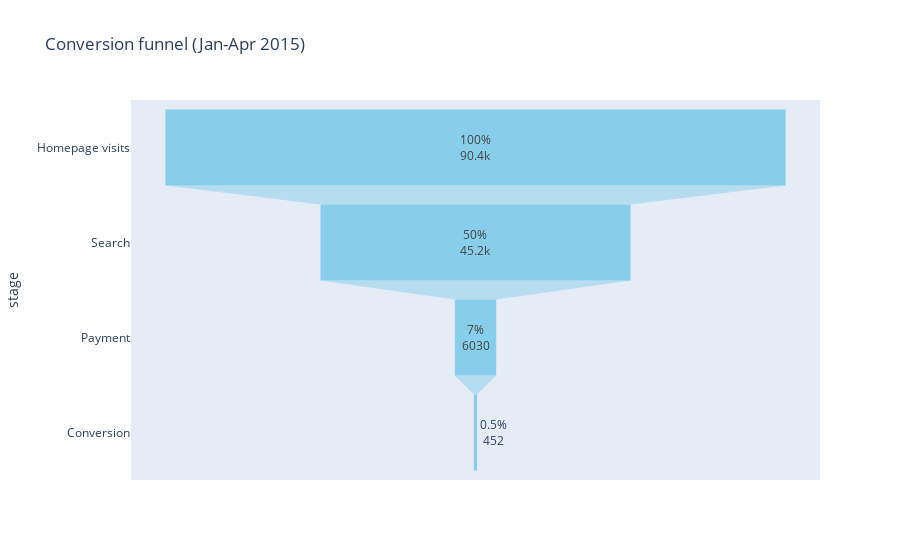

Source (notebook cell):
### Code cell
import plotly.express as px
data = dict(
    number=[90400, 45200, 6030, 452],
    stage=["Homepage visits", "Search", "Payment", "Conversion"])
fig = px.funnel(data, x='number', y='stage', title='Conversion funnel (Jan-Apr 2015)',text=['100%','50%', '7%', '0.5%'], color_discrete_sequence=['skyblue'])
fig.show()

### Figure 1 — Plotly figure (JSON) as saved in the notebook; plotly's stock layout.template omitted (floating-point values rounded to 4 significant figures)
{"data": [{"hovertemplate": "number=%{x}<br>stage=%{y}<br>text=%{text}<extra></extra>", "legendgroup": "", "marker": {"color": "skyblue"}, "name": "", "orientation": "h", "showlegend": false, "text": ["100%", "50%", "7%", "0.5%"], "type": "funnel", "x": [90400, 45200, 6030, 452], "xaxis": "x", "y": ["Homepage visits", "Search", "Payment", "Conversion"], "yaxis": "y"}], "layout": {"legend": {"tracegroupgap": 0}, "title": {"text": "Conversion funnel (Jan-Apr 2015)"}, "xaxis": {"anchor": "y", "domain": [0, 1], "title": {"text": "number"}}, "yaxis": {"anchor": "x", "domain": [0, 1], "title": {"text": "stage"}}}}
